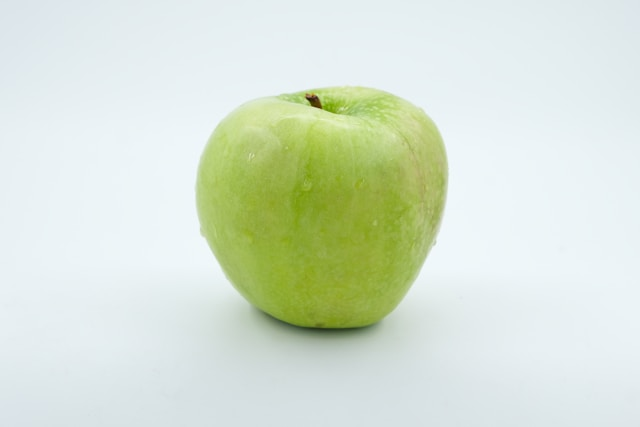
#> input picture apple.jpg, 640 x 427 px
$ python main.py
#> lines starting #> are read from the running program, lines starting #| are printed output that depends on the picture; after the words box and inside, x2 and y2 are one past the last pixel; in counts of white or black regions, pixels touching at a corner belong together
import cv2
import numpy as np

# Function definition borrowed from cvzone library by Computer Vision Zone
# Website: https://www.computervision.zone/
def stackImages(scale,imgArray):
    """
    Stacks images either horizontally or vertically for display.

    Parameters:
        scale (float): Scaling factor for resizing images.
        imgArray (list): List containing images to be stacked. Images can be arranged either horizontally or vertically.

    Returns:
        numpy.ndarray: Stacked image.
    """
    rows = len(imgArray)
    cols = len(imgArray[0])
    rowsAvailable = isinstance(imgArray[0], list)
    width = imgArray[0][0].shape[1]
    height = imgArray[0][0].shape[0]
    if rowsAvailable:
        for x in range ( 0, rows):
            for y in range(0, cols):
                if imgArray[x][y].shape[:2] == imgArray[0][0].shape [:2]:
                    imgArray[x][y] = cv2.resize(imgArray[x][y], (0, 0), None, scale, scale)
                else:
                    imgArray[x][y] = cv2.resize(imgArray[x][y], (imgArray[0][0].shape[1], imgArray[0][0].shape[0]), None, scale, scale)
                if len(imgArray[x][y].shape) == 2: imgArray[x][y]= cv2.cvtColor( imgArray[x][y], cv2.COLOR_GRAY2BGR)
        imageBlank = np.zeros((height, width, 3), np.uint8)
        hor = [imageBlank]*rows
        hor_con = [imageBlank]*rows
        for x in range(0, rows):
            hor[x] = np.hstack(imgArray[x])
        ver = np.vstack(hor)
    else:
        for x in range(0, rows):
            if imgArray[x].shape[:2] == imgArray[0].shape[:2]:
                imgArray[x] = cv2.resize(imgArray[x], (0, 0), None, scale, scale)
            else:
                imgArray[x] = cv2.resize(imgArray[x], (imgArray[0].shape[1], imgArray[0].shape[0]), None,scale, scale)
            if len(imgArray[x].shape) == 2: imgArray[x] = cv2.cvtColor(imgArray[x], cv2.COLOR_GRAY2BGR)
        hor= np.hstack(imgArray)
        ver = hor
    return ver

# Dummy callback function
def nothing(x):
    """
    Dummy function used as a callback for trackbars.

    Parameters:
        x (int): Trackbar position value (not used).
    """
    pass

def main():

    cv2.namedWindow('Trackbars')
    cv2.resizeWindow("Trackbars",640,240)

    cv2.createTrackbar('Hue Min', 'Trackbars', 29, 179, nothing)
    cv2.createTrackbar('Hue Max', 'Trackbars', 43, 179, nothing)
    cv2.createTrackbar('Saturation Min', 'Trackbars', 10, 255, nothing)
    cv2.createTrackbar('Saturation Max', 'Trackbars', 255, 255, nothing)
    cv2.createTrackbar('Value Min', 'Trackbars', 100, 255, nothing)
    cv2.createTrackbar('Value Max', 'Trackbars', 255, 255, nothing)


    while True:

        # Photo by @keskinlerinmehmet on Unsplash
        img = cv2.imread('apple.jpg')
#> img is the input picture: shape (427, 640, 3); mean B, G, R 210.9, 226.9, 215.6
        imgHSV = cv2.cvtColor(img, cv2.COLOR_BGR2HSV)
#> imgHSV: shape (427, 640, 3); mean H, S, V 84.5, 35, 228.9

        # Get current positions of all trackbars
        h_min = cv2.getTrackbarPos('Hue Min', 'Trackbars')
        h_max = cv2.getTrackbarPos('Hue Max', 'Trackbars')
        s_min = cv2.getTrackbarPos('Saturation Min', 'Trackbars')
        s_max = cv2.getTrackbarPos('Saturation Max', 'Trackbars')
        v_min = cv2.getTrackbarPos('Value Min', 'Trackbars')
        v_max = cv2.getTrackbarPos('Value Max', 'Trackbars')

        # Logger for printing current HSV values
        # print(h_min,h_max,s_min,s_max,v_min,v_max)

        # Set the HSV range
        hsv_min = np.array([h_min, s_min, v_min])
        hsv_max = np.array([h_max, s_max, v_max])

        # Mask the image using the HSV range
        imgMask = cv2.inRange(imgHSV, hsv_min, hsv_max)
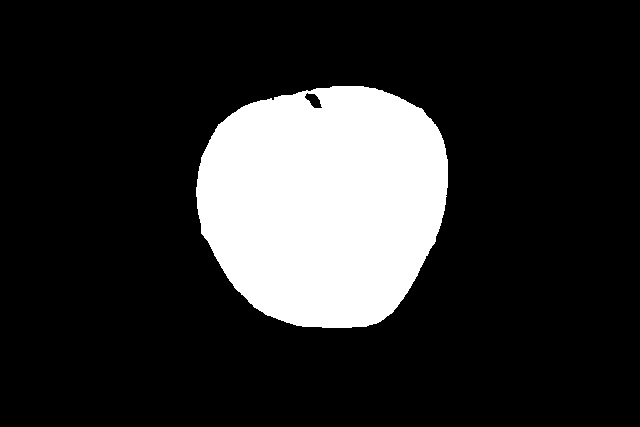
#> imgMask: shape (427, 640); 17.8% white; 1 white region, box (x1, y1, x2, y2) and area: (196, 86, 448, 328) 48739
        # Apply the mask to the original image
        imgResult = cv2.bitwise_and(img, img, mask=imgMask)
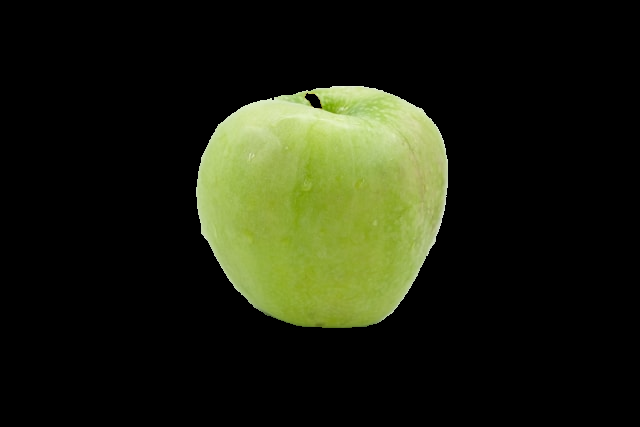
#> imgResult: shape (427, 640, 3); mean B, G, R 15.6, 33, 29.1

        # [4 lines of commented-out code are left out]

        imgStack = stackImages(0.6,([img,imgHSV], [imgMask, imgResult]))
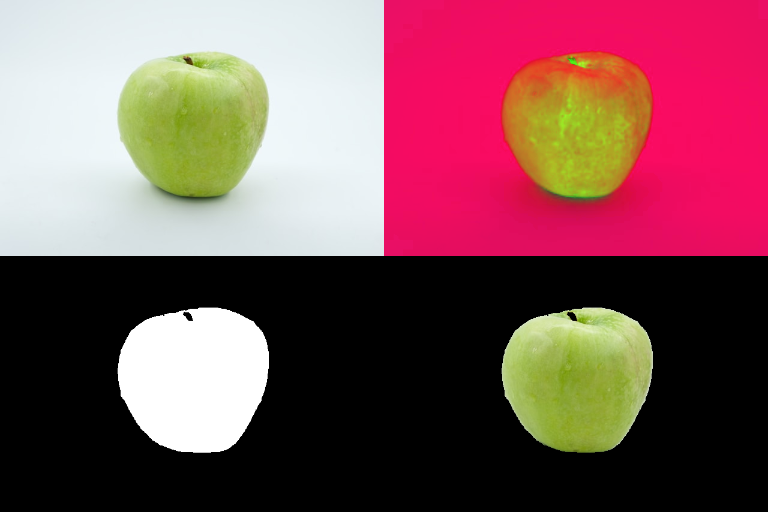
#> imgStack: shape (512, 768, 3); mean B, G, R 89.1, 85.1, 129.8
        cv2.imshow("Stacked Images", imgStack)

        key = cv2.waitKey(1)
#> (key q is pressed here)
        if key == ord('q'):  # Press 'q' key to exit
                break

        # Check if the window is still open
        if cv2.getWindowProperty("Stacked Images", cv2.WND_PROP_VISIBLE) < 1:
            break
        cv2.waitKey(1)


    cv2.destroyAllWindows()

if __name__ == "__main__":
    main()
